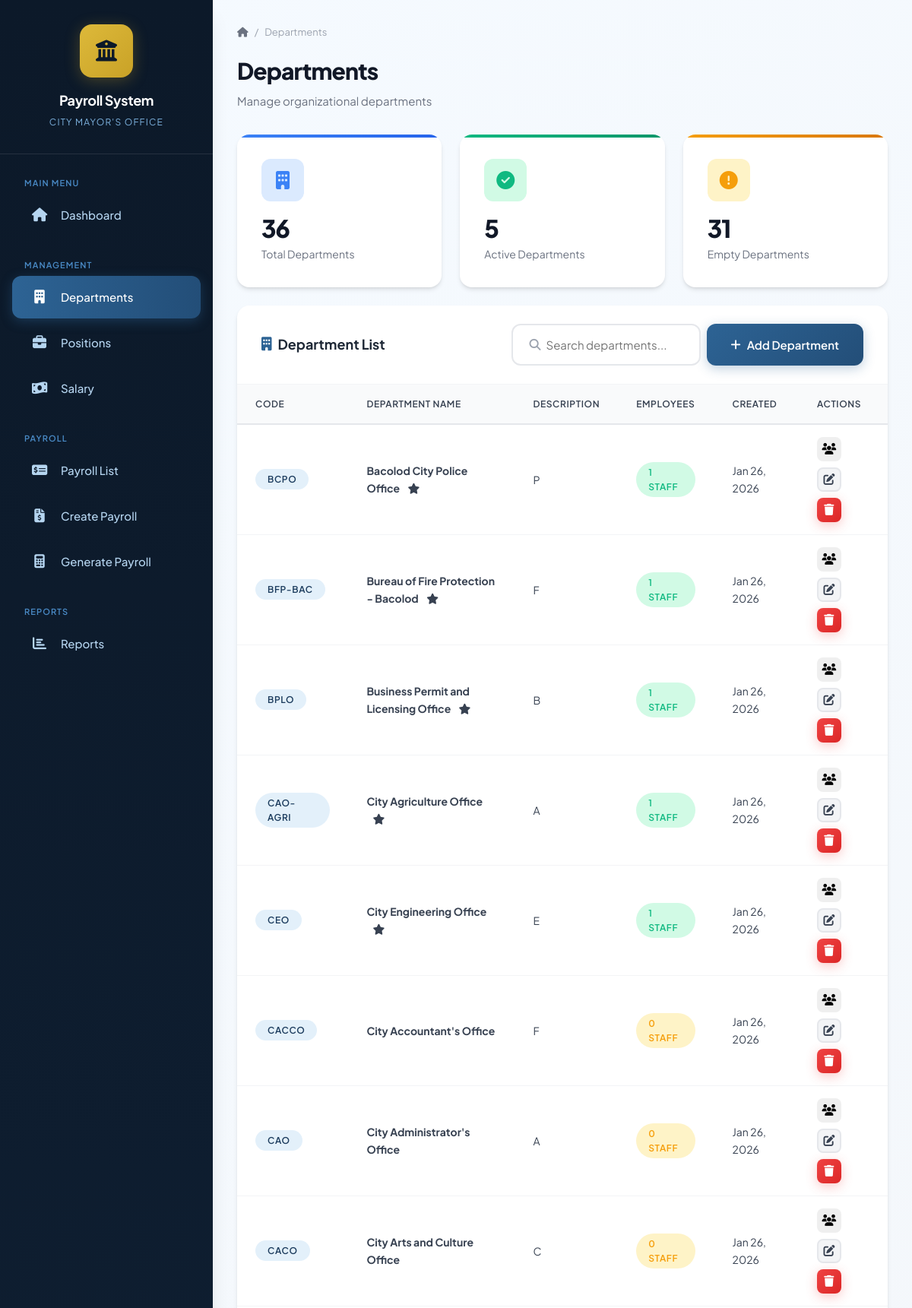
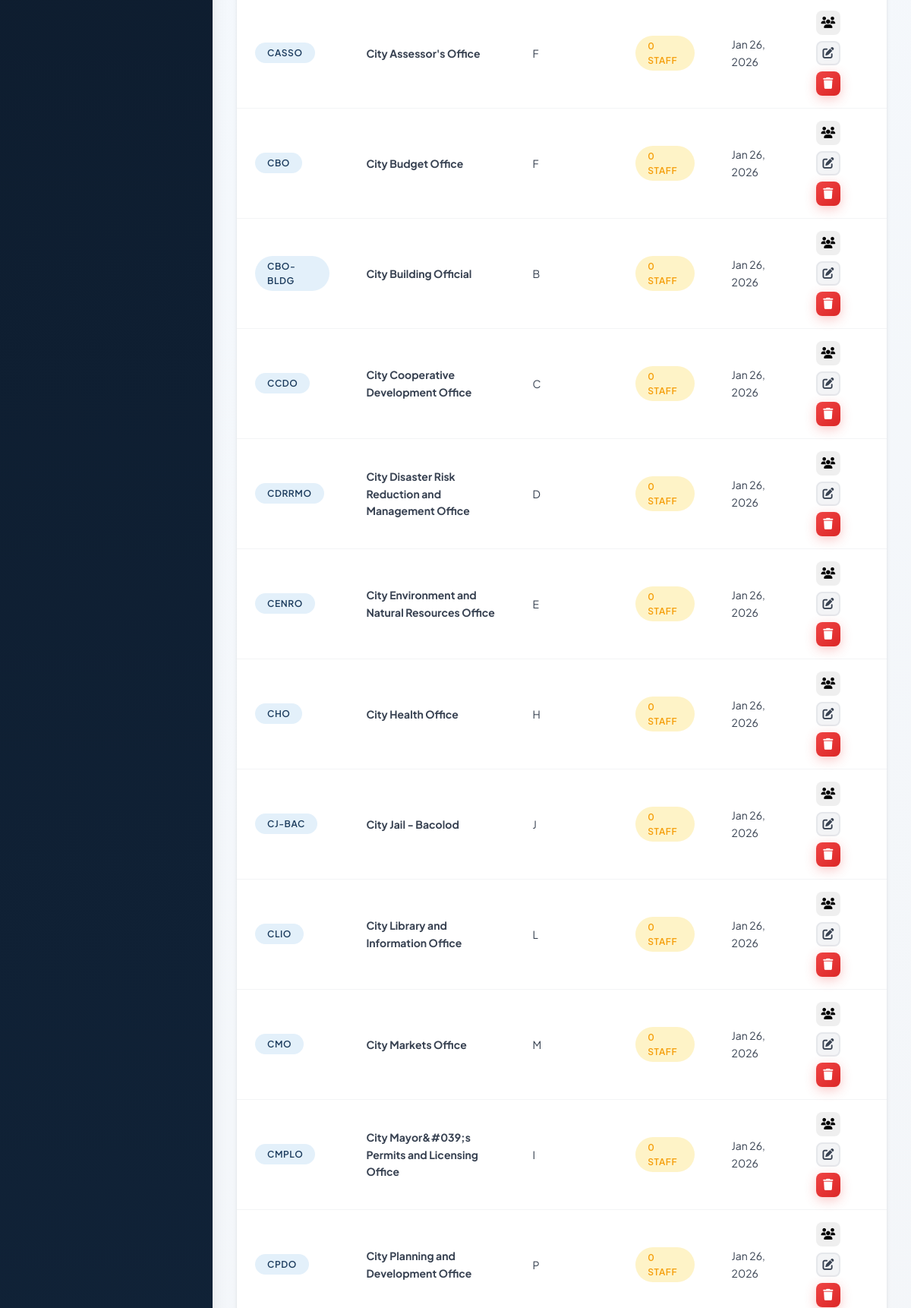
The page /payroll_final/departments.php (upper part) on the database its author committed (2 pictures, top to bottom).
### tables this page shows
CREATE TABLE `departments` (
  `id` int(11) NOT NULL,
  `department_name` varchar(100) NOT NULL,
  `department_code` varchar(20) NOT NULL,
  `description` text DEFAULT NULL,
  `created_at` timestamp NOT NULL DEFAULT current_timestamp(),
  `updated_at` timestamp NOT NULL DEFAULT current_timestamp() ON UPDATE current_timestamp()
);

### payroll_final/departments.php (the view, shortened to what this page needs)
<?php
require_once 'includes/config.php';
$departments = $conn->query("
    SELECT d.*,
           COUNT(CASE WHEN e.is_active = 1 THEN 1 END) as employee_count
    FROM departments d
    LEFT JOIN employees e ON d.id = e.department_id
    GROUP BY d.id
    ORDER BY
        CASE WHEN COUNT(CASE WHEN e.is_active = 1 THEN 1 END) > 0 THEN 0 ELSE 1 END,
        d.department_name ASC
");
require_once 'includes/header.php';
$totalDepartments = 0;
$departmentsWithEmployees = 0;
$emptyDepartments = 0;
if ($departments) {
    $departments->data_seek(0);
    while($dept = $departments->fetch_assoc()) {
        $totalDepartments++;
        if ($dept['employee_count'] > 0) {
            $departmentsWithEmployees++;
        } else {
            $emptyDepartments++;
        }
    }
    $departments->data_seek(0);
}
?>
<div class="page-header">
    <div class="breadcrumb">
        <a href="index.php"><i class="fas fa-home"></i></a>
        <span>/</span>
        <span>Departments</span>
    </div>
    <h1 class="page-title">Departments</h1>
    <p class="page-subtitle">Manage organizational departments</p>
</div>
<div class="stats-grid" style="grid-template-columns: repeat(auto-fit, minmax(200px, 1fr)); margin-bottom: var(--space-lg);">
    <div class="stat-card info">
        <div class="stat-icon">
            <i class="fas fa-building"></i>
        </div>
        <div class="stat-value"><?php echo $totalDepartments; ?></div>
        <div class="stat-label">Total Departments</div>
    </div>
    <div class="stat-card success">
        <div class="stat-icon">
            <i class="fas fa-check-circle"></i>
        </div>
        <div class="stat-value"><?php echo $departmentsWithEmployees; ?></div>
        <div class="stat-label">Active Departments</div>
    </div>
    <div class="stat-card warning">
        <div class="stat-icon">
            <i class="fas fa-exclamation-circle"></i>
        </div>
        <div class="stat-value"><?php echo $emptyDepartments; ?></div>
        <div class="stat-label">Empty Departments</div>
    </div>
</div>
<div class="card">
    <div class="card-header">
        <h2 class="card-title">
            <i class="fas fa-building"></i>
            Department List
        </h2>
        <div class="btn-group">
            <div class="search-box">
                <i class="fas fa-search"></i>
                <input type="text" class="form-control" placeholder="Search departments..." data-search-table="departmentsTable">
            </div>
            <button class="btn btn-primary" onclick="Modal.open('addDepartmentModal')">
                <i class="fas fa-plus"></i> Add Department
            </button>
        </div>
    </div>
    <div class="card-body" style="padding: 0;">
        <div class="table-container">
            <table class="data-table" id="departmentsTable">
                <thead>
                    <tr>
                        <th>Code</th>
                        <th>Department Name</th>
                        <th>Description</th>
                        <th>Employees</th>
                        <th>Created</th>
                        <th>Actions</th>
                    </tr>
                </thead>
                <tbody>
                    <?php if ($departments && $departments->num_rows > 0): ?>
                        <?php while($row = $departments->fetch_assoc()): ?>
                            <tr>
                                <td>
                                    <span class="badge badge-primary"><?php echo htmlspecialchars($row['department_code']); ?></span>
                                </td>
                                <td>
                                    <strong><?php echo htmlspecialchars($row['department_name']); ?></strong>
                                    <?php if ($row['employee_count'] > 0): ?>
                                        <i class="fas fa-star" style="color: var(--warning); margin-left: 8px;" title="Active Department"></i>
                                    <?php endif; ?>
                                </td>
                                <td class="text-muted"><?php echo htmlspecialchars($row['description'] ?: '-'); ?></td>
                                <td>
                                    <span class="badge <?php echo $row['employee_count'] > 0 ? 'badge-success' : 'badge-warning'; ?>">
                                        <?php echo $row['employee_count']; ?> staff
                                    </span>
                                </td>
                                <td class="text-muted"><?php echo date('M d, Y', strtotime($row['created_at'])); ?></td>
                                <td>
                                    <div class="btn-group">
                                        <button class="btn btn-info btn-icon sm"
                                                onclick="window.location.href='employees.php?department_id=<?php echo $row['id']; ?>'"
                                                title="View Employees">
                                            <i class="fas fa-users"></i>
                                        </button>
                                        <button class="btn btn-secondary btn-icon sm"
                                                onclick="editDepartment(<?php echo htmlspecialchars(json_encode($row)); ?>)"
                                                title="Edit">
                                            <i class="fas fa-edit"></i>
                                        </button>
                                        <button class="btn btn-danger btn-icon sm"
                                                onclick="deleteDepartment(<?php echo $row['id']; ?>, '<?php echo htmlspecialchars($row['department_name']); ?>')"
                                                title="Delete">
                                            <i class="fas fa-trash"></i>
                                        </button>
                                    </div>
                                </td>
                            </tr>
                        <?php endwhile; ?>
                    <?php endif; ?>
                </tbody>
            </table>
        </div>
    </div>
</div>
<?php require_once 'includes/footer.php'; ?>

### rows shown on the page
departments: department_code "BCPO", department_name "Bacolod City Police Office", description "P", employee_count "1", created_at "Jan 26, 2026"
departments: department_code "BFP-BAC", department_name "Bureau of Fire Protection - Bacolod", description "F", employee_count "1", created_at "Jan 26, 2026"
departments: department_code "BPLO", department_name "Business Permit and Licensing Office", description "B", employee_count "1", created_at "Jan 26, 2026"
departments: department_code "CAO-AGRI", department_name "City Agriculture Office", description "A", employee_count "1", created_at "Jan 26, 2026"
departments: department_code "CEO", department_name "City Engineering Office", description "E", employee_count "1", created_at "Jan 26, 2026"
departments: department_code "CACCO", department_name "City Accountant's Office", description "F", employee_count "0", created_at "Jan 26, 2026"
departments: department_code "CAO", department_name "City Administrator's Office", description "A", employee_count "0", created_at "Jan 26, 2026"
departments: department_code "CACO", department_name "City Arts and Culture Office", description "C", employee_count "0", created_at "Jan 26, 2026"
departments: department_code "CASSO", department_name "City Assessor's Office", description "F", employee_count "0", created_at "Jan 26, 2026"
departments: department_code "CBO", department_name "City Budget Office", description "F", employee_count "0", created_at "Jan 26, 2026"
departments: department_code "CBO-BLDG", department_name "City Building Official", description "B", employee_count "0", created_at "Jan 26, 2026"
departments: department_code "CCDO", department_name "City Cooperative Development Office", description "C", employee_count "0", created_at "Jan 26, 2026"
departments: department_code "CDRRMO", department_name "City Disaster Risk Reduction and Management Office", description "D", employee_count "0", created_at "Jan 26, 2026"
departments: department_code "CENRO", department_name "City Environment and Natural Resources Office", description "E", employee_count "0", created_at "Jan 26, 2026"
departments: department_code "CHO", department_name "City Health Office", description "H", employee_count "0", created_at "Jan 26, 2026"
departments: department_code "CJ-BAC", department_name "City Jail - Bacolod", description "J", employee_count "0", created_at "Jan 26, 2026"
departments: department_code "CLIO", department_name "City Library and Information Office", description "L", employee_count "0", created_at "Jan 26, 2026"
departments: department_code "CMO", department_name "City Markets Office", description "M", employee_count "0", created_at "Jan 26, 2026"
departments: department_code "CMPLO", department_name "City Mayor&#039;s Permits and Licensing Office", description "I", employee_count "0", created_at "Jan 26, 2026"
departments: department_code "CPDO", department_name "City Planning and Development Office", description "P", employee_count "0", created_at "Jan 26, 2026"

### other values the page prints
$totalDepartments "36"
$departmentsWithEmployees "5"
$emptyDepartments "31"
